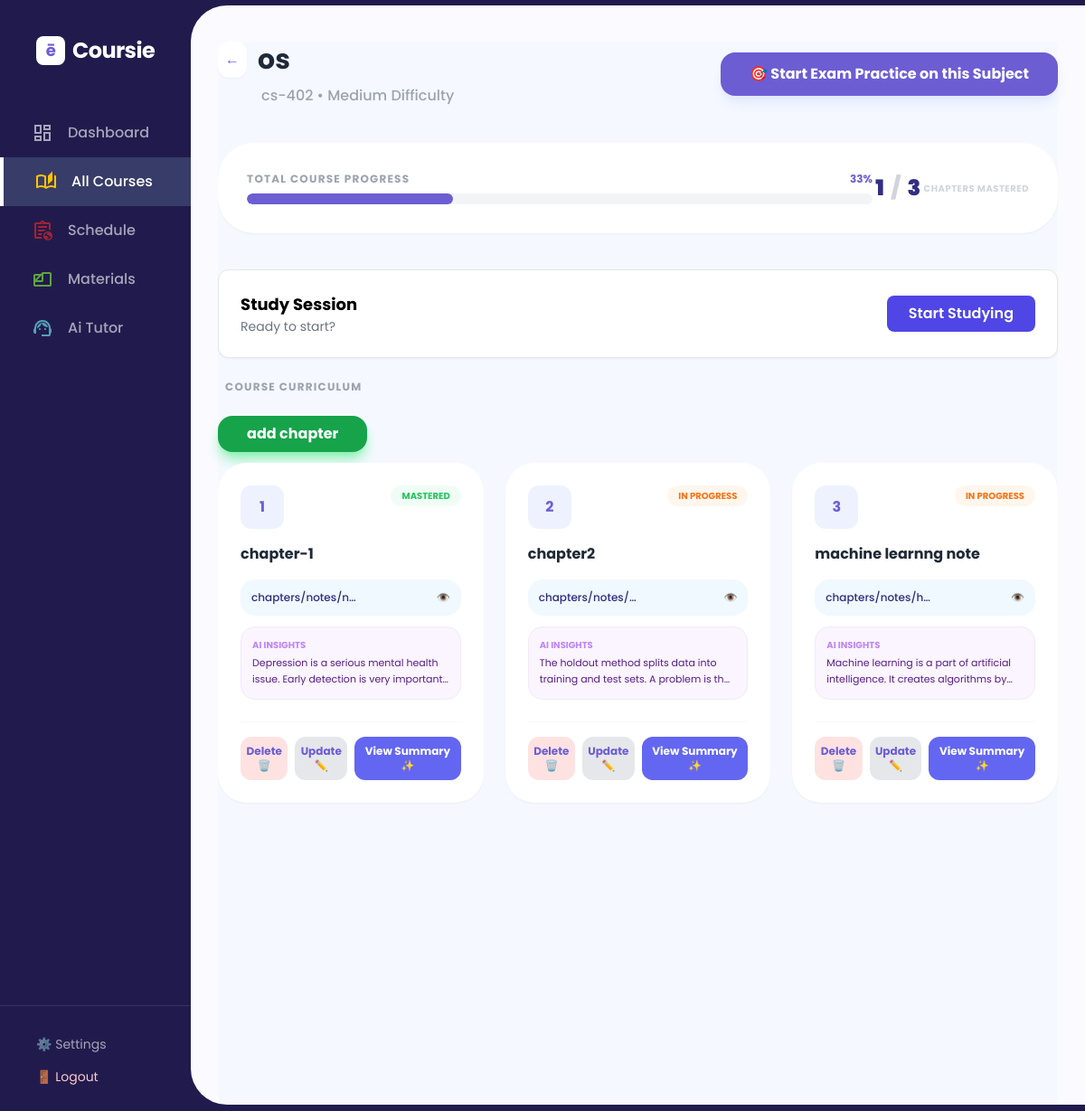
Page /subjects/1/ (signed in) on the committed database.
### subjects/models.py (models this page shows, shortened)
class Subject(models.Model):
    DIFFICULTY_CHOICES = [
        (1, 'Easy'),
        (2, 'Medium'),
        (3, 'Hard'),
    ]
    user = models.ForeignKey(settings.AUTH_USER_MODEL, on_delete=models.CASCADE)
    name = models.CharField(max_length=200)
    code = models.CharField(max_length=20)
    difficulty = models.IntegerField(choices=DIFFICULTY_CHOICES)
    created_at = models.DateTimeField(auto_now_add=True)
    @property
    def total_chapters(self):
        return self.chapters.count()

class Chapter(models.Model):
    subject = models.ForeignKey(Subject, on_delete=models.CASCADE, related_name='chapters')
    chapter_number = models.PositiveIntegerField(blank=True, null=True)
    title = models.CharField(max_length=255, blank=True)
    note_file = models.FileField(upload_to='chapters/notes/', null=True, blank=True)
    summary = models.TextField(blank=True, null=True)
    is_completed = models.BooleanField(default=False)
    is_not_pdf=models.BooleanField(default=False)
    def is_pdf(self):
        return self.note_file and self.note_file.name.lower().endswith(".pdf")
    class Meta:
        unique_together = ('subject', 'chapter_number')
        ordering = ["chapter_number"]

### subjects/views.py (the view)
# urls.py: path('<int:subject_id>/', subject_detail_view, name='subject_detail'),
@login_required
def subject_detail_view(request, subject_id):
    subject = get_object_or_404(Subject, id=subject_id, user=request.user)
    chapters = subject.chapters.all().order_by("chapter_number")
    chapter_map = {c.chapter_number: c for c in chapters}
    from exams.models import ChapterProgress
    mastered_ids = set(
        ChapterProgress.objects.filter(
            user=request.user,
            chapter__subject=subject,
            is_mastered=True
        ).values_list("chapter_id", flat=True)
    )
    chapter_slots = []
    total_slots = subject.total_chapters
    for i in range(1, total_slots + 1):
        chapter = chapter_map.get(i)
        summary_preview = "No summary generated. Click below."
        if chapter and chapter.summary:
            try:
                data = json.loads(chapter.summary)
                summary_preview = data.get("summary_paragraph", summary_preview)
            except Exception:
                summary_preview = chapter.summary
        chapter_slots.append({
            "number": i,
            "data": chapter,
            "is_completed": chapter and chapter.id in mastered_ids,
            "summary_preview": (
                summary_preview[:120] + "..."
                if len(summary_preview) > 120
                else summary_preview
            )
        })
    progress = 0
    if total_slots > 0:
        progress = (len(mastered_ids) / total_slots) * 100
    context = {
        "subject": subject,
        "chapter_slots": chapter_slots,
        "progress": int(progress),
        "completed_chapters": len(mastered_ids),
        "total_chapters": total_slots,
    }
    return render(request, "subjects/detail.html", context)

### templates/subjects/detail.html (shortened to what this page needs)
{% extends 'base.html' %}
{% block content %}
<div class="bg-sky-50/50  min-h-screen rounded-l-[2.5rem]">
    <div class="flex flex-col md:flex-row justify-between items-start md:items-center mb-10 gap-6">
        <div>
            <div class="flex items-center gap-3 mb-2">
                <a href="{% url 'subjects:subjects_list' %}"
                    class="text-[#6C5DD3] bg-white p-2 rounded-xl shadow-sm hover:scale-110 transition-transform">←</a>
                <h1 class="text-3xl font-bold text-gray-800">{{ subject.name }}</h1>
            </div>
            <p class="text-gray-400 font-medium ml-12">{{ subject.code }} • {{ subject.get_difficulty_display }}
                Difficulty</p>
        </div>
        <div class="flex items-center gap-4">
            <a href="{% url 'exams:start_exam' subject.id %}"
                class="bg-[#6C5DD3] text-white px-8 py-3 rounded-2xl font-bold shadow-lg shadow-indigo-100 hover:-translate-y-1 transition-all">
                🎯 Start Exam Practice on this Subject
            </a>
        </div>
    </div>
    <div class="bg-white p-8 rounded-[2.5rem] shadow-sm mb-10 flex items-center justify-between">
        <div class="flex-grow max-w-[80%]">
            <div class="flex justify-between mb-2">
                <span class="text-xs font-bold text-gray-400 uppercase tracking-widest">Total Course Progress</span>
                <span class="text-xs font-bold text-[#6C5DD3]">{{ progress|floatformat:0 }}%</span>
            </div>
            <div class="w-full h-3 bg-gray-100 rounded-full overflow-hidden">
                <div class="h-full bg-[#6C5DD3] rounded-full transition-all duration-700"
                    style="width: {{ progress }}%"></div>
            </div>
        </div>
        <p class="text-2xl font-black text-indigo-900">
            {{ completed_chapters|default:0 }}
            <span class="text-gray-300 mx-1">/</span>
            {{ total_chapters|default:0 }}
        </p>
        <p class="text-[10px] font-bold text-gray-300 uppercase tracking-wider">
            Chapters Mastered
        </p>
    </div>
<div class="bg-white p-6 rounded-xl shadow-sm border mb-6">
    <div id="timer-ui" class="flex items-center justify-between">
        <div>
            <h3 class="text-lg font-bold">Study Session</h3>
            <p id="timer-status" class="text-sm text-gray-500">Ready to start?</p>
        </div>
        <button id="session-btn" onclick="handleSession()"
            class="bg-indigo-600 text-white px-6 py-2 rounded-lg font-semibold hover:bg-indigo-700 transition">
            Start Studying
        </button>
    </div>
</div>
    <h3 class="text-xs font-bold text-gray-400 uppercase tracking-widest mb-6 ml-2">Course Curriculum</h3>
    <button
        class="bg-green-600 text-white px-8 py-2 mb-3 rounded-2xl font-bold shadow-lg shadow-green-300 hover:-translate-y-1 transition-all"
        onclick="openAddChapterModal()"> add chapter</button>
    <div class="grid grid-cols-1 md:grid-cols-2 lg:grid-cols-3 gap-6">
        {% for slot in chapter_slots %}
        {% if slot.data %}
        <div
            class="bg-white p-6 rounded-[2rem] shadow-sm border border-transparent hover:border-purple-200 transition-all flex flex-col relative">
            <div class="flex justify-between items-start mb-4">
                <div
                    class="w-12 h-12 bg-indigo-50 text-[#6C5DD3] rounded-xl flex items-center justify-center font-bold">
                    {{ slot.number }}
                </div>
                <span class="text-[10px] font-bold
                        {% if slot.is_completed %}
                            text-green-500 bg-green-50
                        {% else %}
                            text-orange-500 bg-orange-50
                        {% endif %}
                        px-3 py-1 rounded-full uppercase">
                    {% if slot.is_completed %}Mastered{% else %}In Progress{% endif %}
                </span>
            </div>
            <h4 class="font-bold text-gray-800 mb-4">
                {{ slot.data.title|default:"Untitled Chapter" }}
            </h4>
            <div class="space-y-3 flex-grow">
                {% if slot.data.note_file %}
                <div class="flex items-center justify-between p-3 bg-sky-50 rounded-2xl text-xs">
                    <span class="text-indigo-900 font-medium truncate max-w-[120px]">
                        {{ slot.data.note_file.name }}
                    </span>
                    <a href="{{ slot.data.note_file.url }}" target="_blank" class="text-indigo-400">👁️</a>
                </div>
                {% endif %}
                {% if slot.data.is_pdf %}
                <a href="{% url 'subjects:process_ai_view' slot.data.id %}" onclick="startAILoading()"
                    class="block p-3 bg-purple-50 rounded-2xl border border-purple-100 hover:bg-purple-100 transition-colors">
                    {% else %}
                    <a href="{% url 'materials:process_ai_view' slot.data.id %}" onclick="startAILoading()"
                        class="block p-3 bg-purple-50 rounded-2xl border border-purple-100 hover:bg-purple-100 transition-colors">
                        {% endif %}
                        <p class="text-[10px] font-bold text-purple-400 uppercase mb-1">AI Insights</p>
                        <p class="text-[11px] text-purple-900 leading-relaxed line-clamp-2">
                            {{ slot.summary_preview|default:"No summary generated. Click below." }}
                        </p>
                    </a>
            </div>
            <div class="mt-6 pt-4 border-t border-gray-50 flex gap-2">
                <button onclick="confirmDelete('{{ slot.data.id }}')"
                    class="flex-grow bg-red-100 hover:bg-red-200 text-[#6C5DD3] py-2 rounded-xl text-xs font-bold">
                    Delete 🗑️
                </button>
                <button onclick="openEditModal('{{ slot.data.id }}')"
                    class="flex-grow bg-gray-200 hover:bg-gray-300 text-[#6C5DD3] py-2 rounded-xl text-xs font-bold">
                    Update ✏️
                </button>
                {% if slot.data.is_pdf %}
                <a href="{% url 'subjects:process_ai_view' slot.data.id %}" onclick="startAILoading()" >
                    {% else %}
                    <a href="{% url 'materials:process_ai_view' slot.data.id %}" onclick="startAILoading()"
 >
                        {% endif %}
                        <button
                            class="flex-grow bg-indigo-500 hover:bg-indigo-700 text-[#ffffff] py-2 px-2 rounded-xl text-xs font-bold">
                            View Summary ✨
                        </button>
                    </a>
            </div>
        </div>
        {% endif %}
        {% endfor %}
    </div>
</div>
</div>
{% endblock %}

### templates/base.html (style rules this page uses)
body { font-family: 'Poppins', sans-serif; min-height: 100vh; display: flex; align-items: center; justify-content: center; margin: 0; }

### rows in the picture
Subject: name "os", code "cs-402", difficulty "Medium"
Chapter: number "1", shows "MASTERED", data "chapter-1", data.note_file.name "chapters/notes/n…", summary_preview "Depression is a serious mental health issue. Early detection is very…"
Chapter: number "2", shows "IN PROGRESS", data "chapter2", data.note_file.name "chapters/notes/…", summary_preview "The holdout method splits data into training and test sets. A problem is…"
Chapter: number "3", shows "IN PROGRESS", data "machine learnng note", data.note_file.name "chapters/notes/h…", summary_preview "Machine learning is a part of artificial intelligence. It creates algorithms…"

### other values in the picture
{{ progress|floatformat:0 }} "33"
{{ completed_chapters|default:0 }} "1"
{{ total_chapters|default:0 }} "3"
